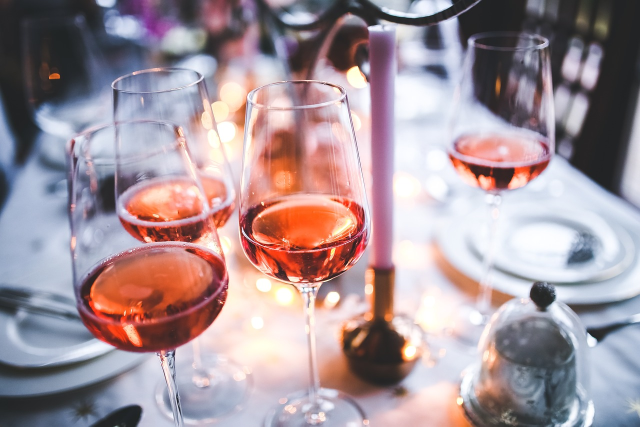
#> input picture img.jpg, 1280 x 853 px (shown at 1/2 size)
$ python -i image_similarity.py   (imports and definitions only)
#> lines starting #> are read from the running program, lines starting #| are printed output that depends on the picture
"""Conservative perceptual hashes for catalog photos.

Only public catalog/review images are read. A match is a review hint, never an
automatic merge decision.
"""

import io
import logging
import math
from functools import lru_cache
from urllib.parse import urlsplit

import requests
from botocore.exceptions import BotoCoreError, ClientError
from django.conf import settings
from PIL import Image, ImageOps, ImageStat, UnidentifiedImageError

from wine.image_utils import public_review_image_names
from wine.models import WineReviewImage


logger = logging.getLogger(__name__)
MAX_IMAGE_BYTES = 10 * 1024 * 1024
MAX_IMAGE_PIXELS = 36_000_000


@lru_cache(maxsize=1)
def _cosines():
    return [[math.cos((2 * x + 1) * u * math.pi / 64) for x in range(32)] for u in range(8)]


def _phash(image):
    pixels = list(ImageOps.fit(image.convert("L"), (32, 32), method=Image.Resampling.LANCZOS).getdata())
    basis = _cosines()
    rows = [[sum(pixels[y * 32 + x] * basis[u][x] for x in range(32)) for u in range(8)] for y in range(32)]
    coefficients = [sum(rows[y][u] * basis[v][y] for y in range(32)) for v in range(8) for u in range(8)]
    median = sorted(coefficients[1:])[31]
    bits = sum(1 << index for index, value in enumerate(coefficients) if value >= median)
    return f"{bits:016x}"


def fingerprint(image_file):
#> called with image_file = '../../img.jpg'
    with Image.open(image_file) as original:
#> original is the input picture: PIL image 1280x853 RGB; mean R, G, B 164.7, 147.4, 153.7
        if original.width * original.height > MAX_IMAGE_PIXELS:
            raise ValueError("image dimensions exceed the fingerprint limit")
        image = ImageOps.exif_transpose(original)
        gray = image.convert("L").resize((64, 64))
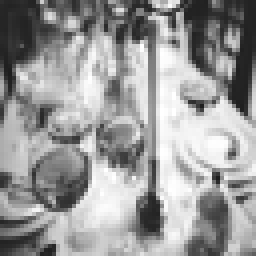
#> gray: PIL image 64x64 L (shown 4 times larger); min 28, max 255, mean 153.3
        if ImageStat.Stat(gray).stddev[0] < 10:
            raise ValueError("image has too little detail")
        width, height = image.size
#> width = 1280; height = 853
        label = image.crop((int(width * .15), int(height * .25), int(width * .85), int(height * .85)))
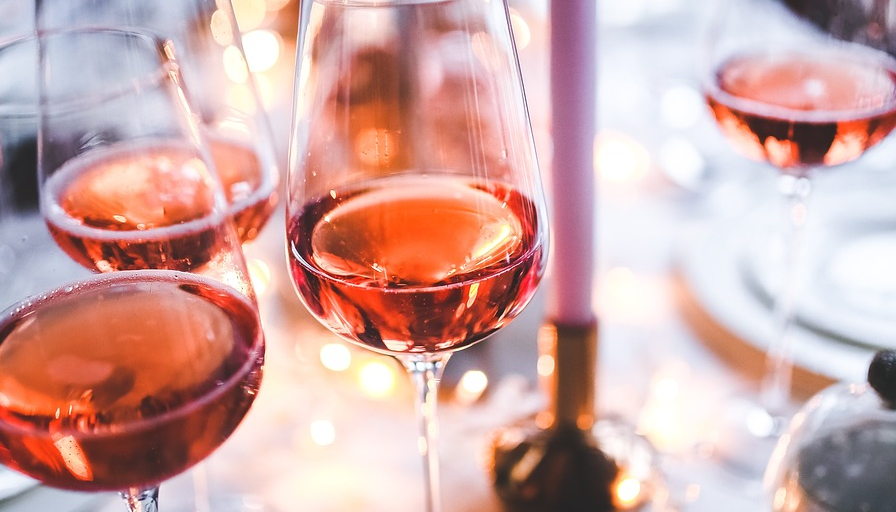
#> label: PIL image 896x512 RGB; mean R, G, B 207.4, 168.3, 165.4
        label_color = ImageStat.Stat(label.convert("RGB").resize((64, 64))).median
#> label_color = [224, 184, 189]
        color = "".join(f"{int(channel):02x}" for channel in label_color)
        return _phash(image), _phash(label), color
#> in _phash, `pixels = list(ImageOps.fit(image.convert("L"), (32, 32), method=Image...`: pixels = 1024 values, max 255 at index 214, min 14 at index 993, mean 166
#> in _phash, `rows = [[sum(pixels[y * 32 + x] * basis[u][x] for x in range(32)) for ..`: rows = 32 items
#> in _phash, `coefficients = [sum(rows[y][u] * basis[v][y] for y in range(32)) for v..`: coefficients = 64 values, max 170019 at index 0, min -13059.2 at index 16, mean 2100.6
#> in _phash, `median = sorted(coefficients[1:])[31]`: median = -226.2
#> in _phash, `bits = sum(1 << index for index, value in enumerate(coefficients) if v..`: bits = 13823996265881030177


# [69 lines left out: functions _trusted_catalog_url, _remote_image, save_wine_fingerprint, image_similarity, not called in this run]

>>> result = fingerprint('../../img.jpg')
#> result = ('bfd8b35c742a4e21', '2de2713ec8d34d95', 'e0b8bd')
